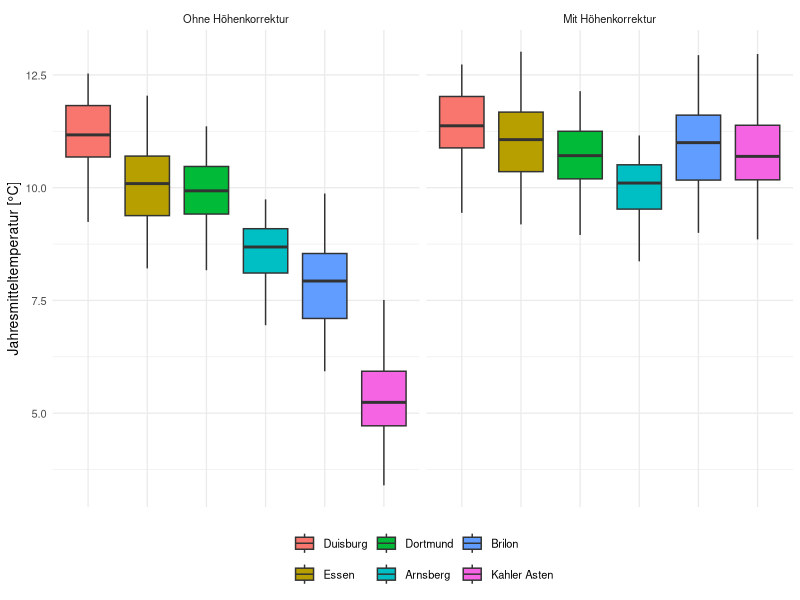

Source code (R):
# ============================================================
# 04 - Erklärt die Höhenlage (adiabatische Abkühlung) die räumlichen
#      Temperaturunterschiede zwischen den Stationen?
# ============================================================

library(dplyr)
library(readr)
library(ggplot2)

df_weather <- read_csv("data/weather_clean.csv", show_col_types = FALSE) %>%
  mutate(station = factor(station,
    levels = c("Duisburg", "Essen", "Dortmund", "Arnsberg", "Brilon", "Kahler Asten")))

# Höhenkorrektur: erwarteter adiabatischer Effekt von -0.65 °C / 100 m Höhe
df_weather <- df_weather %>%
  mutate(annual_corrected = annual + 0.0065 * elevation)

cat("--- Modell 1: Temperatur ~ Höhe ---\n")
model_elev <- lm(annual ~ elevation, data = df_weather)
print(summary(model_elev)$coefficients)
cat("Geschätzter Effekt:", round(coef(model_elev)["elevation"] * 100, 3), "°C pro 100 m\n")
cat("(Weltweiter Referenzwert adiabatische Abkühlung: -0.65 °C pro 100 m)\n\n")

cat("--- Modell 2: Temperatur ~ Höhe + Station ---\n")
model_elev_station <- lm(annual ~ elevation + station, data = df_weather)
cat("Modellvergleich (F-Test):\n")
print(anova(model_elev, model_elev_station))

cat("\n--- Kruskal-Wallis: Unterschiede vor vs. nach Höhenkorrektur ---\n")
kw_raw <- kruskal.test(annual ~ station, data = df_weather)
kw_corrected <- kruskal.test(annual_corrected ~ station, data = df_weather)
cat("Ohne Höhenkorrektur:  chi² =", round(kw_raw$statistic, 2), ", p =", signif(kw_raw$p.value, 3), "\n")
cat("Mit Höhenkorrektur:   chi² =", round(kw_corrected$statistic, 2), ", p =", signif(kw_corrected$p.value, 3), "\n")

# ---- Visualisierung: Boxplot vor/nach Höhenkorrektur ----
df_long <- df_weather %>%
  select(station, annual, annual_corrected) %>%
  tidyr::pivot_longer(c(annual, annual_corrected), names_to = "type", values_to = "temperature")

plot_adiabatic <- ggplot(df_long, aes(x = station, y = temperature, fill = station)) +
  geom_boxplot() +
  facet_wrap(~type, labeller = labeller(type = c(
    annual = "Ohne Höhenkorrektur", annual_corrected = "Mit Höhenkorrektur"
  ))) +
  labs(x = NULL, y = "Jahresmitteltemperatur [°C]", fill = NULL) +
  theme_minimal(base_size = 10) +
  theme(axis.text.x = element_blank(), axis.ticks.x = element_blank(), legend.position = "bottom")

ggsave("plots/adiabatic_effect.png", plot_adiabatic, width = 8, height = 4.5, dpi = 150)

cat("\nInterpretation: Der adiabatische Effekt erklärt einen wesentlichen Teil der\n")
cat("räumlichen Unterschiede, aber Modell 2 zeigt, dass einzelne Stationen auch nach\n")
cat("Kontrolle für Höhe noch signifikant zum Unterschied beitragen -> Höhe allein\n")
cat("erklärt die räumliche Variation nicht vollständig.\n")
